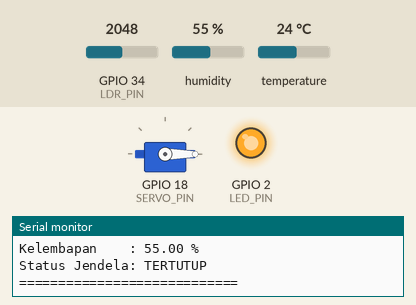
This sketch was run on a simulated ESP32. Parts: servo, output pins drawn as LEDs (lit = HIGH), the last lines printed to the serial monitor. The inputs (shaded band) are chosen by the test bench; at power-on: humidity 55 %, GPIO 34 (LDR_PIN) = 2048, temperature 24 °C (analog values on the 0–4095 scale). WiFi joins after 1.5 s; servers stay silent unless stated.

Above: at 2.7 s.
2.8 s: humidity set to 68 %
6.2 s: humidity set to 71 %
At 9.0 s:
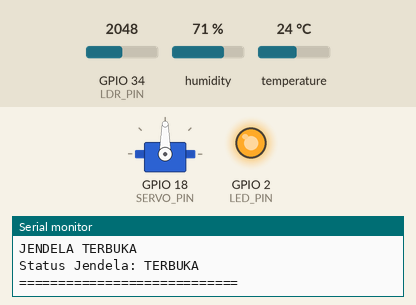
9.6 s: GPIO 34 (LDR_PIN) set to 1970
At 10.8 s:
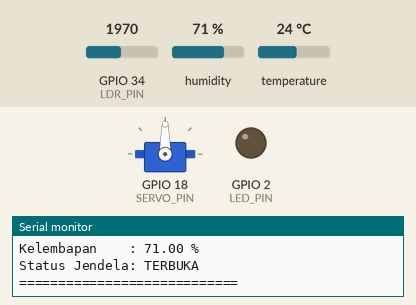
13.0 s: GPIO 34 (LDR_PIN) set to 2040
At 15.8 s:
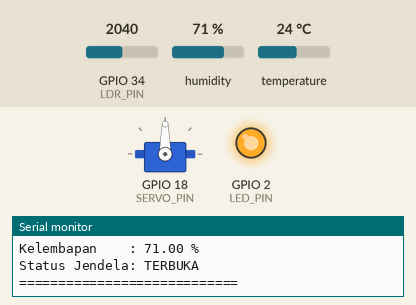
16.5 s: GPIO 34 (LDR_PIN) set to 1960
At 18.9 s:
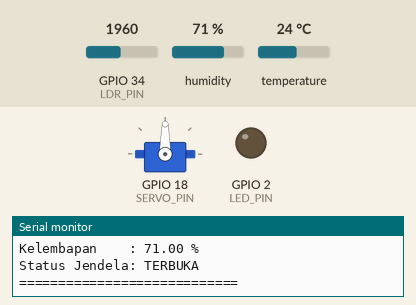
Timing chart, 0 to 20.4 s (numbered marks = the images above; inputs shaded):
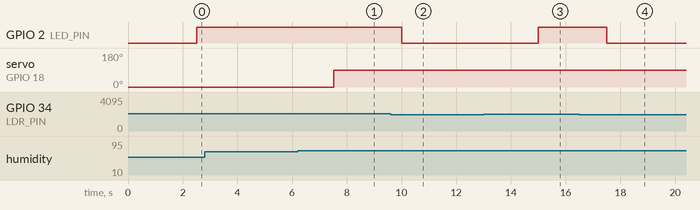

The sketch:

sketch_nov18a.ino
```cpp
#include <WiFi.h>
#include <DHT.h>
#include <ESP32Servo.h>

// ================= WIFI =================
const char* ssid = "MR-FK-01";
const char* password = "adzanmasjid";

// ================= PIN ESP32 =================
#define DHT_PIN 15
#define DHT_TYPE DHT22

#define LDR_PIN 34
#define LED_PIN 2
#define SERVO_PIN 18

// ================= PENGATURAN =================
#define LIGHT_THRESHOLD 2000

#define HUMIDITY_OPEN 70.0
#define HUMIDITY_CLOSE 65.0

#define SERVO_OPEN 90
#define SERVO_CLOSE 0

// ================= OBJECT =================
DHT dht(DHT_PIN, DHT_TYPE);
Servo windowServo;

// ================= VARIABLE =================
int lightValue = 0;

float temperature = 0;
float humidity = 0;

bool windowIsOpen = false;
bool lampIsOn = false;

unsigned long lastRead = 0;
unsigned long lastWiFiCheck = 0;

const unsigned long READ_INTERVAL = 2500;
const unsigned long WIFI_CHECK_INTERVAL = 5000;

// ================= WIFI =================
void connectWiFi() {

  WiFi.mode(WIFI_STA);
  WiFi.begin(ssid, password);

  Serial.print("Menghubungkan WiFi");

  unsigned long startTime = millis();

  while (WiFi.status() != WL_CONNECTED &&
         millis() - startTime < 15000) {

    delay(500);
    Serial.print(".");
  }

  if (WiFi.status() == WL_CONNECTED) {

    Serial.println("\nWiFi berhasil terhubung!");

    Serial.print("IP Address: ");
    Serial.println(WiFi.localIP());

  } else {

    Serial.println("\nWiFi gagal terhubung.");
    Serial.println("Sistem tetap berjalan secara lokal.");
  }
}

// ================= RECONNECT WIFI =================
void reconnectWiFi() {

  if (WiFi.status() != WL_CONNECTED) {

    Serial.println("WiFi terputus!");
    Serial.println("Mencoba menghubungkan kembali...");

    WiFi.disconnect();
    WiFi.begin(ssid, password);

  } else {

    // WiFi masih terhubung
  }
}

// ================= KONTROL LAMPU =================
void controlLamp(int value) {

  // LDR rendah = terang
  // LDR tinggi = gelap

  if (value > LIGHT_THRESHOLD) {

    digitalWrite(LED_PIN, HIGH);
    lampIsOn = true;

  } else {

    digitalWrite(LED_PIN, LOW);
    lampIsOn = false;
  }
}

// ================= KONTROL JENDELA =================
void controlWindow(float hum) {

  if (!windowIsOpen && hum >= HUMIDITY_OPEN) {

    windowServo.write(SERVO_OPEN);
    windowIsOpen = true;

    Serial.println("JENDELA TERBUKA");

  } else if (windowIsOpen && hum <= HUMIDITY_CLOSE) {

    windowServo.write(SERVO_CLOSE);
    windowIsOpen = false;

    Serial.println("JENDELA TERTUTUP");
  }
}

// ================= SETUP =================
void setup() {

  Serial.begin(115200);

  pinMode(LED_PIN, OUTPUT);
  digitalWrite(LED_PIN, LOW);

  analogReadResolution(12);

  dht.begin();

  windowServo.setPeriodHertz(50);
  windowServo.attach(SERVO_PIN, 500, 2400);

  windowServo.write(SERVO_CLOSE);

  Serial.println("\n===== SMART KOS SYSTEM =====");

  connectWiFi();

  Serial.println("Sistem siap bekerja!");
}

// ================= LOOP =================
void loop() {

  // Memeriksa koneksi WiFi
  if (millis() - lastWiFiCheck >= WIFI_CHECK_INTERVAL) {

    lastWiFiCheck = millis();

    reconnectWiFi();
  }

  // Pembacaan sensor
  if (millis() - lastRead >= READ_INTERVAL) {

    lastRead = millis();

    // Membaca sensor LDR
    lightValue = analogRead(LDR_PIN);

    // Membaca sensor DHT22
    temperature = dht.readTemperature();
    humidity = dht.readHumidity();

    // Kontrol lampu
    controlLamp(lightValue);

    Serial.println("\n===== SMART KOS SYSTEM =====");

    // Informasi WiFi
    Serial.print("Status WiFi   : ");

    if (WiFi.status() == WL_CONNECTED) {

      Serial.println("TERHUBUNG");

      Serial.print("IP Address    : ");
      Serial.println(WiFi.localIP());

    } else {

      Serial.println("TERPUTUS");
    }

    // Informasi LDR
    Serial.print("Nilai LDR     : ");
    Serial.println(lightValue);

    Serial.print("Status Lampu  : ");
    Serial.println(lampIsOn ? "MENYALA" : "MATI");

    // Pemeriksaan DHT22
    if (isnan(temperature) || isnan(humidity)) {

      Serial.println("DHT22 gagal dibaca!");

    } else {

      Serial.print("Suhu          : ");
      Serial.print(temperature);
      Serial.println(" C");

      Serial.print("Kelembapan    : ");
      Serial.print(humidity);
      Serial.println(" %");

      // Kontrol jendela
      controlWindow(humidity);

      Serial.print("Status Jendela: ");

      Serial.println(
        windowIsOpen ? "TERBUKA" : "TERTUTUP"
      );
    }

    Serial.println("============================");
  }
}
```

Measured:
- the behaviour switches between 69 and 70 % on humidity (found by bisection; images 0 and 1)
- the behaviour switches between 2001 and 2000 on GPIO 34 (LDR_PIN) (found by bisection; images 1 and 2)
- after the input at 6.2 s, servo on GPIO 18 (SERVO_PIN): 0° → 90° after 1.3 s
- after the input at 9.6 s, GPIO 2 (LED_PIN): HIGH → LOW after 0.41 s
- after the input at 13.0 s, GPIO 2 (LED_PIN): LOW → HIGH after 2.0 s
- after the input at 16.5 s, GPIO 2 (LED_PIN): HIGH → LOW after 1.0 s
